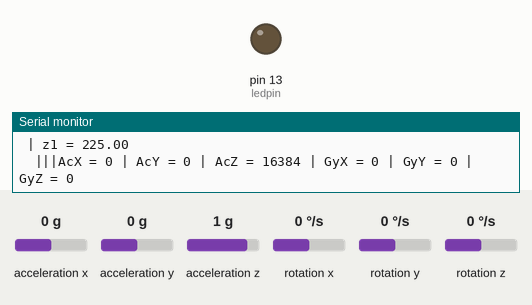
The sketch below on a simulated Arduino Uno, built with avr-gcc and run on an emulated ATmega328P. Shown: output pins drawn as LEDs (lit = HIGH), the last lines printed to the serial monitor. Wiring (inferred from the names in the program): MPU-6050 motion sensor at I2C address 0x68; MPU-6050 motion sensor at I2C address 0x69. The inputs (shaded band) are chosen by the test bench; at power-on: acceleration y 0 g, acceleration x 0 g, acceleration z 1 g, rotation x 0 °/s, rotation y 0 °/s, rotation z 0 °/s.

Above: at 1.2 s.
1.3 s: acceleration y set to 0.8 g
At 1.51 s:
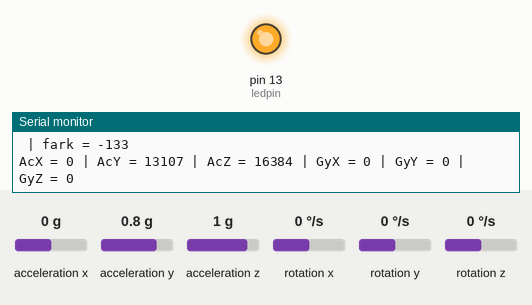
3.1 s: acceleration x set to -1.4 g
6.1 s: acceleration z set to -1.4 g
9.1 s: rotation x set to -192 °/s
Timing chart, 0 to 12.1 s (numbered marks = the images above; inputs shaded):
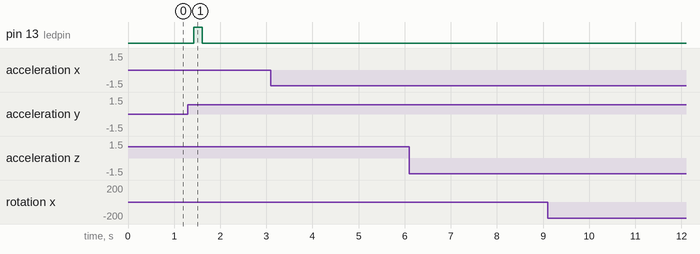

The sketch:

DUSUKAYAK.ino
```cpp
#include<Wire.h>
const int MPU2=0x69,MPU1=0x68;
int16_t AcX1,AcY1,AcZ1,Tmp1,GyX1,GyY1,GyZ1;
int16_t AcX2,AcY2,AcZ2,Tmp2,GyX2,GyY2,GyZ2;

//CONTRIBUTIONS BY AHMET AKIF KAYA
int limitangle = 60;
int limitside = 1; //1 being back, 0 being front
int minVal=265;
int maxVal=402;
double x1;
double y1;
double z1;
double x2;
double y2;
double z2;
const int ledpin = 13;
int ledstate = 0;
int warn1 = 0;
int warn2 = 0;

//-------------------------------------------------\setup loop\------------------------------------------------------------
 void setup(){
      Wire.begin();
      Wire.beginTransmission(MPU1);
      Wire.write(0x6B);// PWR_MGMT_1 register
      Wire.write(0); // set to zero (wakes up the MPU-6050)
      Wire.endTransmission(true);Wire.begin();
      Wire.beginTransmission(MPU2);
      Wire.write(0x6B);// PWR_MGMT_1 register
      Wire.write(0); // set to zero (wakes up the MPU-6050)
      Wire.endTransmission(true);
      Serial.begin(9600);

      //CONTRIBUTIONS BY AHMET AKIF KAYA
      pinMode(ledpin,OUTPUT);
      digitalWrite(ledpin,LOW);
     }

//---------------------------------------------------\void loop\------------------------------------------------------------
 void loop(){

      //get values for first mpu having address of 0x68
      GetMpuValue1(MPU1);
      Serial.print("  ");
      Serial.print("|||");

      //get values for second mpu having address of 0x69
      GetMpuValue2(MPU2);
      Serial.println("");

      //CONTRIBUTIONS BY AHMET AKIF KAYA
      ledstate = diffcalc(z1,z2);
      digitalWrite(ledpin,ledstate);
    }

//----------------------------------------------\user defined functions\--------------------------------------------------


 void GetMpuValue1(const int MPU){

      Wire.beginTransmission(MPU);
      Wire.write(0x3B); // starting with register 0x3B (ACCEL_XOUT_H)
      Wire.endTransmission(false);
      Wire.requestFrom(MPU, 14, true); // request a total of 14 registers
      AcX1=Wire.read()<<8| Wire.read(); // 0x3B (ACCEL_XOUT_H) & 0x3C (ACCEL_XOUT_L)
      AcY1=Wire.read()<<8|  Wire.read(); // 0x3D (ACCEL_YOUT_H) & 0x3E (ACCEL_YOUT_L)
      AcZ1=Wire.read()<<8| Wire.read(); // 0x3F (ACCEL_ZOUT_H) & 0x40 (ACCEL_ZOUT_L)
      Tmp1=Wire.read()<<8| Wire.read(); // 0x41 (TEMP_OUT_H) & 0x42 (TEMP_OUT_L)
      GyX1=Wire.read()<<8| Wire.read(); // 0x43 (GYRO_XOUT_H) & 0x44 (GYRO_XOUT_L)
      GyY1=Wire.read()<<8| Wire.read(); // 0x45 (GYRO_YOUT_H) & 0x46 (GYRO_YOUT_L)
      GyZ1=Wire.read()<<8| Wire.read(); // 0x47 (GYRO_ZOUT_H) & 0x48 (GYRO_ZOUT_L)
      Serial.print("AcX = ");
      Serial.print(AcX1);
      Serial.print(" | AcY = ");
      Serial.print(AcY1);
      Serial.print(" | AcZ = ");
      Serial.print(AcZ1);
      Serial.print(" | GyX = ");
      Serial.print(GyX1);
      Serial.print(" | GyY = ");
      Serial.print(GyY1);
      Serial.print(" | GyZ = ");
      Serial.println(GyZ1);

      //CONTRIBUTIONS BY AHMET AKIF KAYA
      int xAng1 = map(AcX1,minVal,maxVal,-90,90);
      int yAng1 = map(AcY1,minVal,maxVal,-90,90);
      int zAng1 = map(AcZ1,minVal,maxVal,-90,90);
      x1 = RAD_TO_DEG * (atan2(-yAng1, -zAng1)+PI);
      y1 = RAD_TO_DEG * (atan2(-xAng1, -zAng1)+PI);
      z1 = RAD_TO_DEG * (atan2(-yAng1, -xAng1)+PI);
      Serial.print(" | z1 = ");
      Serial.println(z1);
     }


 void GetMpuValue2(const int MPU){

      Wire.beginTransmission(MPU);
      Wire.write(0x3B); // starting with register 0x3B (ACCEL_XOUT_H)
      Wire.endTransmission(false);
      Wire.requestFrom(MPU, 14, true); // request a total of 14 registers
      AcX2=Wire.read()<<8| Wire.read(); // 0x3B (ACCEL_XOUT_H) & 0x3C (ACCEL_XOUT_L)
      AcY2=Wire.read()<<8|  Wire.read(); // 0x3D (ACCEL_YOUT_H) & 0x3E (ACCEL_YOUT_L)
      AcZ2=Wire.read()<<8| Wire.read(); // 0x3F (ACCEL_ZOUT_H) & 0x40 (ACCEL_ZOUT_L)
      Tmp2=Wire.read()<<8| Wire.read(); // 0x41 (TEMP_OUT_H) & 0x42 (TEMP_OUT_L)
      GyX2=Wire.read()<<8| Wire.read(); // 0x43 (GYRO_XOUT_H) & 0x44 (GYRO_XOUT_L)
      GyY2=Wire.read()<<8| Wire.read(); // 0x45 (GYRO_YOUT_H) & 0x46 (GYRO_YOUT_L)
      GyZ2=Wire.read()<<8| Wire.read(); // 0x47 (GYRO_ZOUT_H) & 0x48 (GYRO_ZOUT_L)
      Serial.print("AcX = ");
      Serial.print(AcX2);
      Serial.print(" | AcY = ");
      Serial.print(AcY2);
      Serial.print(" | AcZ = ");
      Serial.print(AcZ2);
      Serial.print(" | GyX = ");
      Serial.print(GyX2);
      Serial.print(" | GyY = ");
      Serial.print(GyY2);
      Serial.print(" | GyZ = ");
      Serial.println(GyZ2);

      //CONTRIBUTIONS BY AHMET AKIF KAYA
      int xAng2 = map(AcX2,minVal,maxVal,-90,90);
      int yAng2 = map(AcY2,minVal,maxVal,-90,90);
      int zAng2 = map(AcZ2,minVal,maxVal,-90,90);
      x2 = RAD_TO_DEG * (atan2(-yAng2, -zAng2)+PI);
      y2 = RAD_TO_DEG * (atan2(-xAng2, -zAng2)+PI);
      z2 = RAD_TO_DEG * (atan2(-yAng2, -xAng2)+PI);
      Serial.print(" | z2 = ");
      Serial.println(z2);
     }

//CONTRIBUTIONS BY AHMET AKIF KAYA
  int diffcalc(int angle1,int angle2){
    int diff = z2 - z1;
    Serial.print(" | fark = ");
    Serial.println(diff);
    if (diff > limitangle){
      warn1 = 1;
      warn2 = 0;
    }
    else if (diff < -limitangle){
      warn1 = 0;
      warn2 = 1;
    }
    else{
      warn1 = 0;
      warn2 = 0;
    }
    if (limitside == 0){
      return warn1;
    }
    else{
      return warn2;
    }
  }
```

Measured:
- after the input at 1.3 s, pin 13 (ledpin): LOW → HIGH after 0.12 s, → LOW 0.19 s later
